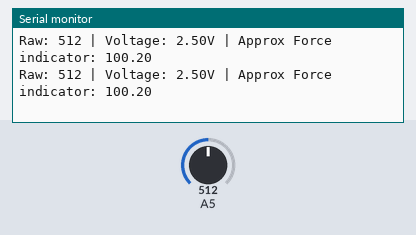
Bench run of a sketch on a simulated Arduino Uno, built with avr-gcc and run on an emulated ATmega328P. Parts: the last lines printed to the serial monitor. The test bench sets the inputs (shaded band); at power-on: A5 = 512.

Above: at 1.2 s.
1.3 s: A5 set to 11
At 1.34 s:
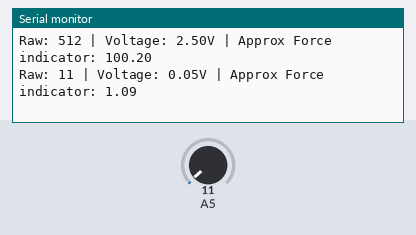
4.3 s: A5 set to 8
At 4.38 s:
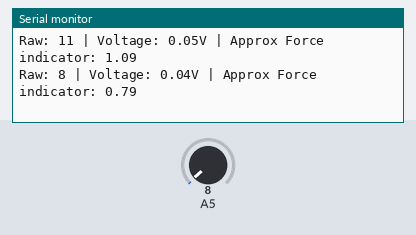
5.8 s: A5 set to 1012
At 5.8 s:
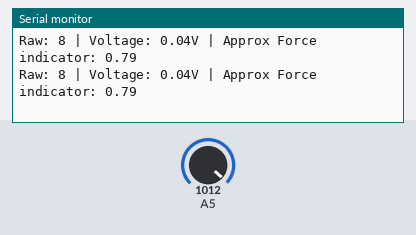
7.3 s: A5 set to 1023
At 7.32 s:
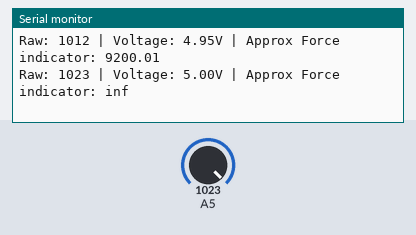
Timing chart, 0 to 10.3 s (numbered marks = the images above; inputs shaded):
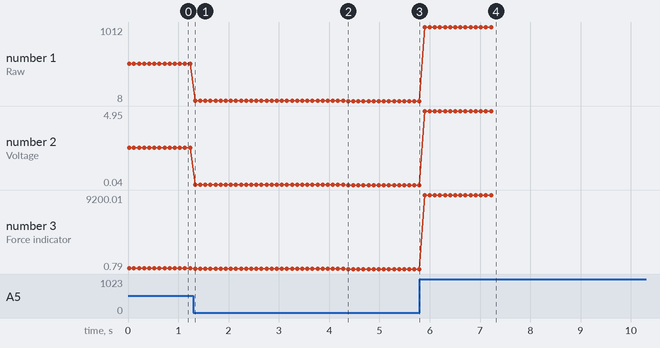

The sketch:

fsr_TEST.ino
```cpp
void setup() {
  Serial.begin(9600);
  Serial.println("FSR Calibration Test");
}

void loop() {
  int fsrRaw = analogRead(A5);  // raw 0-1023
  float voltage = fsrRaw * (5.0 / 1023.0);   // Convert to voltage

  // Estimate force
  float force = 0;
  if (fsrRaw > 0) {
    float fsrVoltage = voltage;
    float fsrResistance = (5.0 - fsrVoltage) / fsrVoltage * 10000.0;
    force = 1.0 / fsrResistance * 1000000.0;
  }

  Serial.print("Raw: ");
  Serial.print(fsrRaw);
  Serial.print(" | Voltage: ");
  Serial.print(voltage, 2);
  Serial.print("V | Approx Force indicator: ");
  Serial.println(force, 2);

  delay(100);
}
```

Measured:
- the behaviour switches between 1022 and 1023 on A5 (found by bisection; images 3 and 4)
- after the input at 1.3 s, the serial monitor: prints a new line at once (image 1)
- after the input at 4.3 s, the serial monitor: prints a new line after 0.08 s (image 2)
- after the input at 7.3 s, the serial monitor: prints a new line at once (image 4)
- plotted number 1: 512 → 11 after the input at 1.3 s, 11 → 8 after the input at 4.3 s, 8 → 1012 after the input at 5.8 s
- plotted number 2: 2.5 → 0.05 after the input at 1.3 s, 0.05 → 0.04 after the input at 4.3 s, 0.04 → 4.95 after the input at 5.8 s
- plotted number 3: 100.2 → 1.09 after the input at 1.3 s, 1.09 → 0.79 after the input at 4.3 s, 0.79 → 9200.01 after the input at 5.8 s
